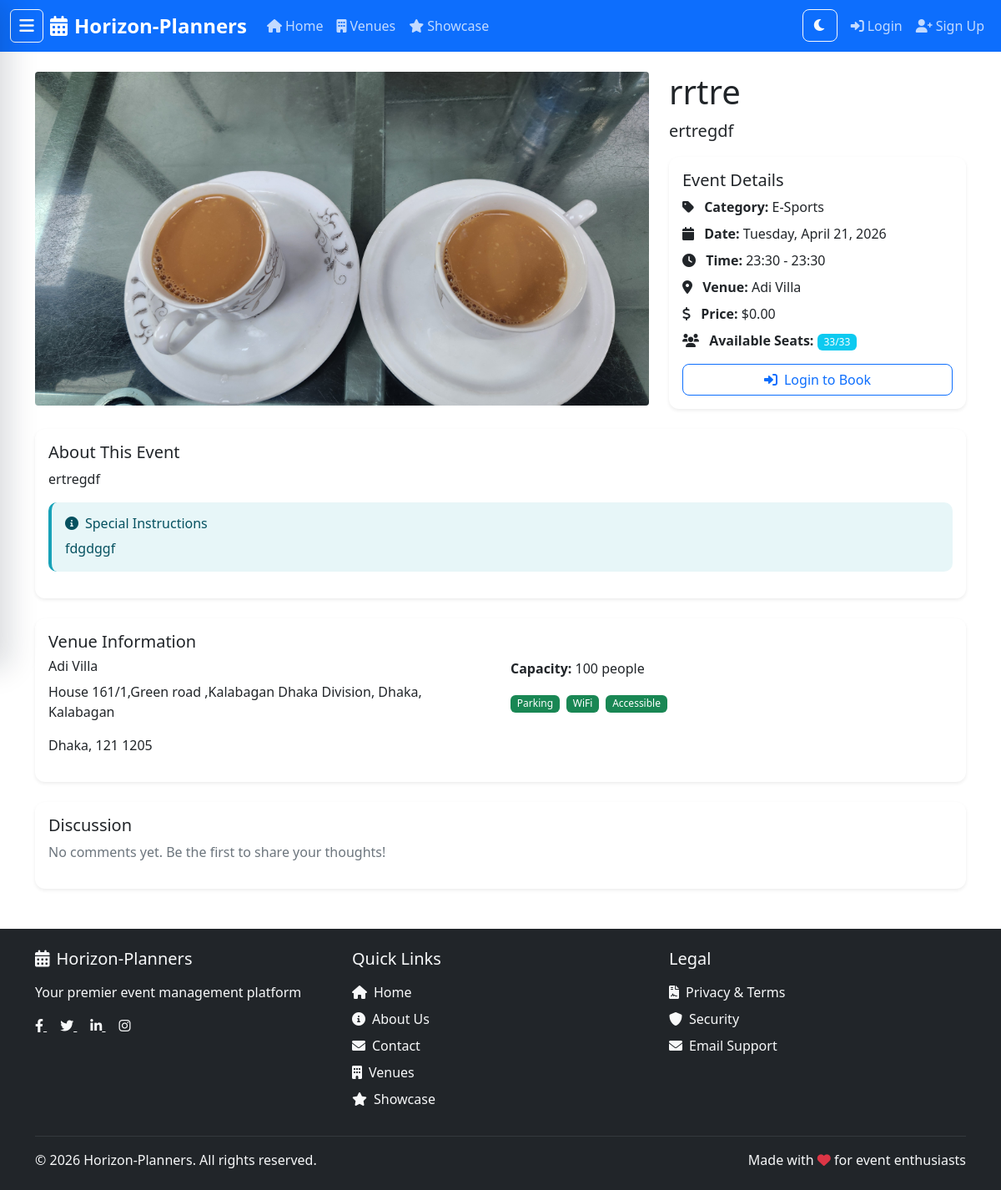
The page /event/1/ on the database its author committed.
### apps/events/models.py (models this page shows, shortened)
class Event(TimeStampedModel):
    class Status(models.TextChoices):
        DRAFT = 'draft', 'Draft'
        PUBLISHED = 'published', 'Published'
        CANCELLED = 'cancelled', 'Cancelled'
        COMPLETED = 'completed', 'Completed'
    title = models.CharField(max_length=200)
    description = models.TextField()
    category = models.ForeignKey(Category, on_delete=models.PROTECT, related_name='events')
    manager = models.ForeignKey(
        settings.AUTH_USER_MODEL,
        on_delete=models.CASCADE,
        related_name='managed_events',
        limit_choices_to={'role': 'horizon_planner'}
    )
    venue = models.ForeignKey('venues.Venue', on_delete=models.PROTECT, related_name='events')
    event_date = models.DateField()
    start_time = models.TimeField()
    end_time = models.TimeField()
    start_date = models.DateTimeField(blank=True, null=True)
    end_date = models.DateTimeField(blank=True, null=True)
    registration_deadline = models.DateTimeField(blank=True, null=True)
    total_seats = models.PositiveIntegerField(help_text='Total number of available seats')
    max_capacity = models.PositiveIntegerField(blank=True, null=True)
    min_capacity = models.PositiveIntegerField(blank=True, null=True)
    base_price = models.DecimalField(max_digits=10, decimal_places=2)
    requires_approval = models.BooleanField(default=False)
    is_free = models.BooleanField(default=False)
    is_active = models.BooleanField(default=True)
    status = models.CharField(max_length=20, choices=Status.choices, default=Status.DRAFT)
    is_featured = models.BooleanField(default=False)
    poster_image = models.ImageField(upload_to='events/posters/', blank=True, null=True)
    age_restriction = models.PositiveIntegerField(
        null=True,
        blank=True,
        validators=[MinValueValidator(0), MaxValueValidator(21)]
    )
    special_instructions = models.TextField(blank=True)
    class Meta:
        ordering = ['event_date', 'start_time']
    @property
    def available_seats(self):
        booked_seats = self.orders.filter(
            payment__status='completed'
        ).aggregate(total=models.Sum('ticket_quantity'))['total'] or 0
        return self.total_seats - booked_seats

class Category(models.Model):
    name = models.CharField(max_length=100, unique=True)
    description = models.TextField(blank=True)
    color = models.CharField(max_length=7, default='#007bff', help_text='Hex color code')
    icon = models.CharField(max_length=50, blank=True, help_text='Font Awesome icon class')
    class Meta:
        ordering = ['name']
        verbose_name_plural = 'categories'

### apps/venues/models.py (models this page shows, shortened)
class Venue(TimeStampedModel):
    name = models.CharField(max_length=200)
    slug = models.SlugField(max_length=250, unique=True, blank=True)
    description = models.TextField()
    address = models.TextField()
    city = models.CharField(max_length=100)
    state = models.CharField(max_length=100)
    postal_code = models.CharField(max_length=20)
    country = models.CharField(max_length=100, default='USA')
    capacity = models.PositiveIntegerField(help_text='Maximum number of people')
    area_sqft = models.PositiveIntegerField(null=True, blank=True, help_text='Area in square feet')
    hourly_rate = models.DecimalField(max_digits=10, decimal_places=2)
    daily_rate = models.DecimalField(max_digits=10, decimal_places=2, null=True, blank=True)
    contact_person = models.CharField(max_length=200)
    contact_phone = models.CharField(max_length=20)
    contact_email = models.EmailField()
    has_parking = models.BooleanField(default=False)
    has_wifi = models.BooleanField(default=False)
    has_catering = models.BooleanField(default=False)
    has_av_equipment = models.BooleanField(default=False)
    has_accessibility = models.BooleanField(default=False)
    manager = models.ForeignKey(
        settings.AUTH_USER_MODEL,
        on_delete=models.CASCADE,
        related_name='managed_venues',
        limit_choices_to={'role': 'venue_manager'}
    )
    is_active = models.BooleanField(default=True)
    class Meta:
        ordering = ['name']

### apps/events/views.py (the view)
# urls.py: path('event/<int:pk>/', views.EventDetailView.as_view(), name='event_detail'),
class EventDetailView(DetailView):
    model = Event
    template_name = 'events/event_detail.html'
    context_object_name = 'event'
    def get_queryset(self):
        return Event.objects.filter(status='published').select_related('venue', 'category', 'manager')
    def get_context_data(self, **kwargs):
        context = super().get_context_data(**kwargs)
        event = self.get_object()
        context['reviews'] = event.reviews.filter(status='approved').order_by('-created_at')[:5]
        context['comments'] = event.comments.filter(status='approved').order_by('-created_at')[:10]
        if self.request.user.is_authenticated:
            context['user_has_ticket'] = event.orders.filter(
                user=self.request.user,
                payment__status='completed'
            ).exists()
        return context

### templates/events/event_detail.html (shortened to what this page needs)
{% extends 'base.html' %}
{% load static %}
{% block content %}
<div class="container mt-4">
    <div class="row mb-4">
        <div class="col-lg-8">
            {% if event.poster_image %}
                <img src="{{ event.poster_image.url }}" class="img-fluid rounded" alt="{{ event.title }}" style="width: 100%; height: 400px; object-fit: cover;">
            {% else %}
                <div class="bg-light rounded d-flex align-items-center justify-content-center" style="height: 400px;">
                    <i class="fas fa-calendar-alt fa-5x text-muted"></i>
                </div>
            {% endif %}
        </div>
        <div class="col-lg-4">
            <h1>{{ event.title }}</h1>
            <p class="lead">{{ event.description|truncatewords:30 }}</p>
            <div class="card">
                <div class="card-body">
                    <h5 class="card-title">Event Details</h5>
                    <div class="mb-2">
                        <i class="fas fa-tag me-2"></i>
                        <strong>Category:</strong> {{ event.category.name }}
                    </div>
                    <div class="mb-2">
                        <i class="fas fa-calendar me-2"></i>
                        <strong>Date:</strong> {{ event.event_date|date:"l, F d, Y" }}
                    </div>
                    <div class="mb-2">
                        <i class="fas fa-clock me-2"></i>
                        <strong>Time:</strong> {{ event.start_time|time:"H:i" }} - {{ event.end_time|time:"H:i" }}
                    </div>
                    <div class="mb-2">
                        <i class="fas fa-map-marker-alt me-2"></i>
                        <strong>Venue:</strong> {{ event.venue.name }}
                    </div>
                    <div class="mb-2">
                        <i class="fas fa-dollar-sign me-2"></i>
                        <strong>Price:</strong> ${{ event.base_price }}
                    </div>
                    <div class="mb-3">
                        <i class="fas fa-users me-2"></i>
                        <strong>Available Seats:</strong>
                        <span class="badge bg-info">{{ event.available_seats }}/{{ event.total_seats }}</span>
                    </div>
                    {% if user.is_authenticated %}
                        {% if not user_has_ticket %}
                            {% if event.available_seats > 0 %}
                                <div class="d-grid">
                                    <a href="{% url 'events:book_ticket' event.pk %}" class="btn btn-primary btn-lg">
                                        <i class="fas fa-ticket-alt me-2"></i>Book Tickets
                                    </a>
                                </div>
                            {% else %}
                                <div class="alert alert-warning">
                                    <i class="fas fa-exclamation-triangle me-2"></i>Sold Out
                                </div>
                            {% endif %}
                        {% else %}
                            <div class="alert alert-success">
                                <i class="fas fa-check-circle me-2"></i>You have tickets for this event
                            </div>
                        {% endif %}
                    {% else %}
                        <div class="d-grid">
                            <a href="{% url 'users:login' %}" class="btn btn-outline-primary">
                                <i class="fas fa-sign-in-alt me-2"></i>Login to Book
                            </a>
                        </div>
                    {% endif %}
                </div>
            </div>
        </div>
    </div>
    <div class="row mb-4">
        <div class="col-12">
            <div class="card">
                <div class="card-body">
                    <h5 class="card-title">About This Event</h5>
                    <p>{{ event.description }}</p>
                    {% if event.special_instructions %}
                        <div class="alert alert-info mt-3">
                            <h6><i class="fas fa-info-circle me-2"></i>Special Instructions</h6>
                            <p class="mb-0">{{ event.special_instructions }}</p>
                        </div>
                    {% endif %}
                </div>
            </div>
        </div>
    </div>
    <div class="row mb-4">
        <div class="col-12">
            <div class="card">
                <div class="card-body">
                    <h5 class="card-title">Venue Information</h5>
                    <div class="row">
                        <div class="col-md-6">
                            <h6>{{ event.venue.name }}</h6>
                            <p>{{ event.venue.address }}</p>
                            <p>{{ event.venue.city }}, {{ event.venue.state }} {{ event.venue.postal_code }}</p>
                        </div>
                        <div class="col-md-6">
                            <p><strong>Capacity:</strong> {{ event.venue.capacity }} people</p>
                            {% if event.venue.has_parking %}<span class="badge bg-success me-1">Parking</span>{% endif %}
                            {% if event.venue.has_wifi %}<span class="badge bg-success me-1">WiFi</span>{% endif %}
                            {% if event.venue.has_accessibility %}<span class="badge bg-success me-1">Accessible</span>{% endif %}
                        </div>
                    </div>
                </div>
            </div>
        </div>
    </div>
    <div class="row mb-4">
        <div class="col-12">
            <div class="card">
                <div class="card-body">
                    <h5 class="card-title">Discussion</h5>
                    {% if comments %}
                        {% for comment in comments %}
                            <div class="border-bottom pb-3 mb-3">
                                <div class="d-flex justify-content-between">
                                    <strong>{{ comment.user.get_full_name|default:comment.user.username }}</strong>
                                    <small class="text-muted">{{ comment.created_at|date:"M d, Y H:i" }}</small>
                                </div>
                                <p class="mt-2 mb-0">{{ comment.content }}</p>
                            </div>
                        {% endfor %}
                    {% else %}
                        <p class="text-muted">No comments yet. Be the first to share your thoughts!</p>
                    {% endif %}
                </div>
            </div>
        </div>
    </div>
</div>
{% endblock %}

### static/css/style.css (style rules this page uses)
:root { --primary-color: #007bff; --secondary-color: #6c757d; --success-color: #28a745; --info-color: #17a2b8; --warning-color: #ffc107; --danger-color: #dc3545; --light-color: #f8f9fa; --dark-color: #343a40; }
body { font-family: 'Segoe UI', Tahoma, Geneva, Verdana, sans-serif; margin: 0; padding: 0; overflow-x: hidden; }
.card { border: none; border-radius: 12px; box-shadow: 0 0.125rem 0.25rem rgba(0, 0, 0, 0.075); transition: all 0.3s ease; }
.btn { border-radius: 8px; font-weight: 500; transition: all 0.3s ease; }
.badge { border-radius: 6px; font-weight: 500; }
.alert { border: none; border-radius: 10px; border-left: 4px solid; }
.alert-info { border-left-color: var(--info-color); background-color: rgba(23, 162, 184, 0.1); }
html { transition: background-color 0.3s ease, color 0.3s ease; }
body { transition: background-color 0.3s ease, color 0.3s ease; }
.card { transition: background-color 0.3s ease, color 0.3s ease, border-color 0.3s ease; }

### rows shown on the page
Event: poster_image (picture), title "rrtre", description "ertregdf", category.name "E-Sports", event_date "Tuesday, April 21, 2026", start_time "23:30", end_time "23:30", venue.name "Adi Villa", base_price "0.00", available_seats "33", total_seats "33", special_instructions "fdgdggf", venue.address "House 161/1,Green road ,Kalabagan Dhaka Division, Dhaka, Kalabagan", venue.city "Dhaka", venue.state "121", venue.postal_code "1205", venue.capacity "100"
